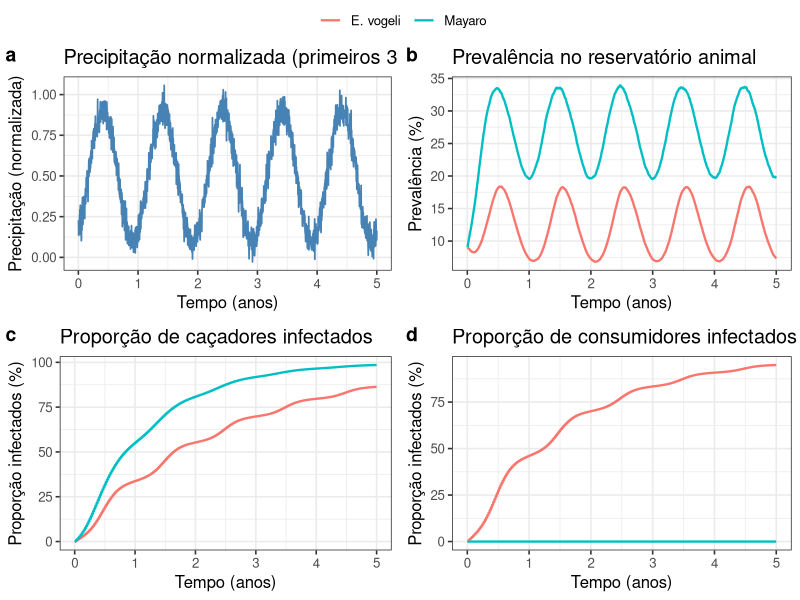

The R source for this figure:
# =============================================================================
# MODELO DE SPILLOVER ZOONÓTICO — NÚCLEO
# Patógenos: E. vogeli (transmissão direta) e Mayaro (transmissão vetorial)
# Estrutura: SIS para animais · Caçadores (H) e Consumidores (C)
# Sazonalidade: precipitação modula K(t), λ(t) e h(t)
# =============================================================================

library(tidyverse)
library(deSolve)
library(ggpubr)

# =============================================================================
# 1. GERAÇÃO DE DADOS DE PRECIPITAÇÃO
# =============================================================================

generate_precipitation <- function(n_years, seed = 42) {
  set.seed(seed)
  total_days <- n_years * 365
  t <- seq(1, total_days)
  
  # Padrão sazonal senoidal + ruído
  base <- 0.5 + 0.4 * sin(2 * pi * (t - 60) / 365)
  noise <- rnorm(total_days, 0, 0.05)
  precip <- pmax(0, pmin(1, base + noise))
  
  data.frame(
    day = t,
    precipitation = base+noise,
    p_normalizado = precip
  )
}

# =============================================================================
# 2. FUNÇÃO DO MODELO — NÚCLEO COMPARTILHADO
# =============================================================================
# Roda E. vogeli OU Mayaro dependendo dos parâmetros:
#   E. vogeli: encounters_day = 0, bite_risk = 0, p_V = 0
#              w_processing > 0, w_eating > 0
#   Mayaro:    encounters_day > 0, bite_risk > 0, p_V > 0
#              w_processing = 0, w_eating = 0

spillover_model_core <- function(t, state, pars, p_data) {
  with(as.list(c(state, pars)), {
    
    # ------------------------------------------------------------------
    # Indexação temporal e precipitação normalizada
    # ------------------------------------------------------------------
    t_int  <- pmax(1, pmin(floor(t), length(p_data)))
    p_norm <- p_data[t_int]
    
    # ------------------------------------------------------------------
    # Sazonalidade climática
    # ------------------------------------------------------------------
    # Capacidade de suporte: reduz na época chuvosa (aglomeração)
    K_effective <- K_max * (K_sazo + (1 - K_sazo) * (1 - p_norm))
    
    # Taxa de transmissão animal: aumenta na época chuvosa
    lambda_effective <- lambda_base * (1 + lambda_sazo * p_norm)
    
    # ------------------------------------------------------------------
    # Dinâmica de caça
    # ------------------------------------------------------------------
    weekday       <- (floor(t) %% 7) + 1
    is_hunt_day   <- ifelse(weekday %in% hunt_days, 1, 0)
    hunting_rate  <- is_hunt_day * h * (1 + h_sazo * p_norm)
    
    # Tempo na floresta por dia de caça (horas/24 → fração do dia)
    time_in_forest <- is_hunt_day * base_time_forest / 24
    
    # ------------------------------------------------------------------
    # Proporção de animais infectados
    # ------------------------------------------------------------------
    total_A    <- A + Ia
    animal_prop <- ifelse(total_A > 0, Ia / total_A, 0)
    
    # ------------------------------------------------------------------
    # DINÂMICA ANIMAL — SIS
    # dA/dt  = crescimento logístico - caça de S - mortalidade - infecção + recuperação
    # dIa/dt = infecção - caça de I  - mortalidade - recuperação
    # ------------------------------------------------------------------
    animal_transmission <- lambda_effective * A * animal_prop
    
    dA  <- r * A * (1 - total_A / K_effective) -
      hunting_rate * A -
      mu * A -
      animal_transmission +
      eta * Ia
    
    dIa <- animal_transmission -
      hunting_rate * Ia -
      mu * Ia -
      eta * Ia
    
    # ------------------------------------------------------------------
    # CAÇADORES — força de infecção
    # Via direta (E. vogeli): processamento e consumo de carne infectada
    # Via vetorial (Mayaro):  picada de vetor infectado na floresta
    # ------------------------------------------------------------------
    direct_risk <- hunting_rate *
      (w_processing * p_P + w_eating * p_E) *
      animal_prop
    
    vector_risk <- time_in_forest *
      encounters_day * bite_risk * p_V *
      animal_prop
    
    hunter_foi <- (direct_risk + vector_risk) * Sh
    
    dSh <- -hunter_foi
    dIh <-  hunter_foi
    
    # ------------------------------------------------------------------
    # CONSUMIDORES — exposição via carne compartilhada
    # ------------------------------------------------------------------
    shared_meat  <- sharing_fraction * hunting_rate * animal_prop
    consumer_foi <- shared_meat *
      (home_processing_risk + home_eating_risk) *
      Sc
    
    dSc <- -consumer_foi
    dIc <-  consumer_foi
    
    # ------------------------------------------------------------------
    # OUTPUT
    # ------------------------------------------------------------------
    list(
      c(dSh = dSh, dIh = dIh,
        dSc = dSc, dIc = dIc,
        dA  = dA,  dIa = dIa),
      
      # Variáveis auxiliares para análise
      hunting_rate     = hunting_rate,
      time_in_forest   = time_in_forest,
      animal_prop      = animal_prop,
      K_effective      = K_effective,
      lambda_effective = lambda_effective,
      direct_risk      = direct_risk,
      vector_risk      = vector_risk,
      prevalence_A     = animal_prop
    )
  })
}

# =============================================================================
# 3. PARÂMETROS — E. VOGELI
# =============================================================================

pars_evogeli <- list(
  # --- Caça ---
  h              = 0.33,       # taxa de caça basal (capturas/caçador/dia de caça)
  h_sazo         = 1.05, #1.2,        # amplificação sazonal da caça
  hunt_days      = c(6, 7),    # dias de caça (6=sábado, 7=domingo)
  base_time_forest = 8,        # horas na floresta por expedição
  
  # --- Dinâmica animal SIS ---
  r              = 0.001,      # taxa de crescimento intrínseco
  K_max          = 50000,      # capacidade de suporte máxima
  K_sazo         = 0.90,       # fração mínima de K na época chuvosa
  mu             = 0.0001,     # mortalidade natural
  eta            = 0.10,       # recuperação animal (SIS)
  lambda_base    = 0.10,       # taxa de transmissão basal entre animais
  lambda_sazo    = 0.30,       # amplificação sazonal da transmissão animal
  
  # --- Spillover direto (E. vogeli) ---
  w_processing   = 1,          # peso da via de processamento
  p_P            = 0.01, #0.05,       # probabilidade de transmissão no processamento
  w_eating       = 1,          # peso da via oral
  p_E            = 0.05, #0.10,       # probabilidade de transmissão oral
  
  # --- Vetorial — zerado para E. vogeli ---
  encounters_day = 0,
  bite_risk      = 0,
  p_V            = 0,
  
  # --- Consumidores ---
  sharing_fraction      = 0.75,   # fração da carne compartilhada
  home_processing_risk  = 0.02,   # risco no processamento doméstico
  home_eating_risk      = 0.10    # risco no consumo doméstico
)

# =============================================================================
# 4. PARÂMETROS — MAYARO
# =============================================================================

pars_mayaro <- list(
  # --- Caça ---
  h              = 0.33,
  h_sazo         = 1.2,
  hunt_days      = c(6, 7),
  base_time_forest = 1,
  
  # --- Dinâmica animal SIS ---
  r              = 0.001,
  K_max          = 50000,
  K_sazo         = 0.90,
  mu             = 0.0001,
  eta            = 0.10,       # recuperação mais lenta para Mayaro
  lambda_base    = 0.12,
  lambda_sazo    = 0.30,
  
  # --- Spillover direto — zerado para Mayaro ---
  w_processing   = 0,
  p_P            = 0,
  w_eating       = 0,
  p_E            = 0,
  
  # --- Vetorial (Mayaro via Haemagogus) ---
  encounters_day = 10,         # picadas por hora de floresta
  bite_risk      = 0.49,       # probabilidade de picada por encontro
  p_V            = 0.15,       # probabilidade de transmissão por picada infectante
  
  # --- Consumidores — sem risco para Mayaro ---
  sharing_fraction      = 0.75,
  home_processing_risk  = 0,
  home_eating_risk      = 0
)

# =============================================================================
# 5. CONDIÇÕES INICIAIS E TEMPO
# =============================================================================

n_years     <- 5
total_days  <- n_years * 365
tempo       <- seq(1, total_days, by = 1)

state_init <- c(
  Sh  = 100,    # caçadores suscetíveis
  Ih  = 0,      # caçadores infectados
  Sc  = 400,    # consumidores suscetíveis
  Ic  = 0,      # consumidores infectados
  A   = 40000,  # animais suscetíveis
  Ia  = 4000    # animais infectados (prevalência inicial ~10%)
)

# =============================================================================
# 6. PRECIPITAÇÃO
# =============================================================================

precipitation_data <- generate_precipitation(n_years)
p_norm_vec <- precipitation_data$p_normalizado

# =============================================================================
# 7. SIMULAÇÕES
# =============================================================================

cat("Rodando modelo E. vogeli...\n")
out_ev <- ode(
  y     = state_init,
  times = tempo,
  func  = spillover_model_core,
  parms = pars_evogeli,
  p_data = p_norm_vec
)

cat("Rodando modelo Mayaro...\n")
out_my <- ode(
  y     = state_init,
  times = tempo,
  func  = spillover_model_core,
  parms = pars_mayaro,
  p_data = p_norm_vec
)

# =============================================================================
# 8. PÓS-PROCESSAMENTO
# =============================================================================

process_output <- function(out, pathogen_name, precip_data) {
  as.data.frame(out) %>%
    left_join(precip_data, by = c("time" = "day")) %>%
    mutate(
      pathogen       = pathogen_name,
      year           = ceiling(time / 365),
      prevalence_H   = ifelse((Sh + Ih) > 0, Ih / (Sh + Ih), 0),
      prevalence_C   = ifelse((Sc + Ic) > 0, Ic / (Sc + Ic), 0),
      prevalence_A   = ifelse((A  + Ia) > 0, Ia / (A  + Ia), 0),
      total_animals  = A + Ia,
      # Garante não-negatividade
      A  = pmax(A,  0),
      Ia = pmax(Ia, 0)
    )
}

results_ev <- process_output(out_ev, "E. vogeli",  precipitation_data)
results_my <- process_output(out_my, "Mayaro",     precipitation_data)
results_all <- bind_rows(results_ev, results_my)

# =============================================================================
# 9. VISUALIZAÇÕES
# =============================================================================

# --- 9.1 Prevalência nos animais ---
p_animal <- results_all %>%
  ggplot(aes(x = time / 365, y = prevalence_A * 100, color = pathogen)) +
  geom_line(linewidth = 0.8) +
  labs(
    title  = "Prevalência no reservatório animal",
    x      = "Tempo (anos)",
    y      = "Prevalência (%)",
    color  = ""
  ) +
  theme_bw(base_size = 12) +
  theme(legend.position = "top")

# --- 9.2 Proporção de caçadores infectados ---
p_hunters <- results_all %>%
  ggplot(aes(x = time / 365, y = prevalence_H * 100, color = pathogen)) +
  geom_line(linewidth = 0.8) +
  labs(
    title  = "Proporção de caçadores infectados",
    x      = "Tempo (anos)",
    y      = "Proporção infectados (%)",
    color  = ""
  ) +
  theme_bw(base_size = 12) +
  theme(legend.position = "top")

# --- 9.3 Proporção de consumidores infectados ---
p_consumers <- results_all %>%
  ggplot(aes(x = time / 365, y = prevalence_C * 100, color = pathogen)) +
  geom_line(linewidth = 0.8) +
  labs(
    title  = "Proporção de consumidores infectados",
    x      = "Tempo (anos)",
    y      = "Proporção infectados (%)",
    color  = ""
  ) +
  theme_bw(base_size = 12) +
  theme(legend.position = "top")

# --- 9.4 Sazonalidade da precipitação ---
p_precip <- precipitation_data %>%
  filter(day <= 365 * n_years) %>%
  ggplot(aes(x = day / 365, y = precipitation)) +
  geom_line(color = "steelblue", linewidth = 0.6) +
  labs(
    title = "Precipitação normalizada (primeiros 3 anos)",
    x     = "Tempo (anos)",
    y     = "Precipitação (normalizada)"
  ) +
  theme_bw(base_size = 12)

# --- 9.5 Painel completo ---
fig_main <- ggarrange(
  p_precip, p_animal,
  p_hunters, p_consumers,
  ncol = 2, nrow = 2,
  common.legend = TRUE,
  legend = "top",
  labels = "auto"
)

print(fig_main)

# =============================================================================
# 10. RESUMO NUMÉRICO
# =============================================================================

summary_results <- results_all %>%
  group_by(pathogen) %>%
  summarise(
    prev_animal_max   = max(prevalence_A, na.rm = TRUE),
    prev_animal_mean  = mean(prevalence_A, na.rm = TRUE),
    prev_hunters_max  = max(prevalence_H, na.rm = TRUE),
    prev_hunters_final = last(prevalence_H),
    prev_consumers_max = max(prevalence_C, na.rm = TRUE),
    animais_final     = last(total_animals),
    .groups = "drop"
  )

print(summary_results)

cat("\nSimulação concluída.\n")
cat("Objetos disponíveis: results_ev, results_my, results_all\n")
cat("Figuras: p_animal, p_hunters, p_consumers, fig_main\n")
